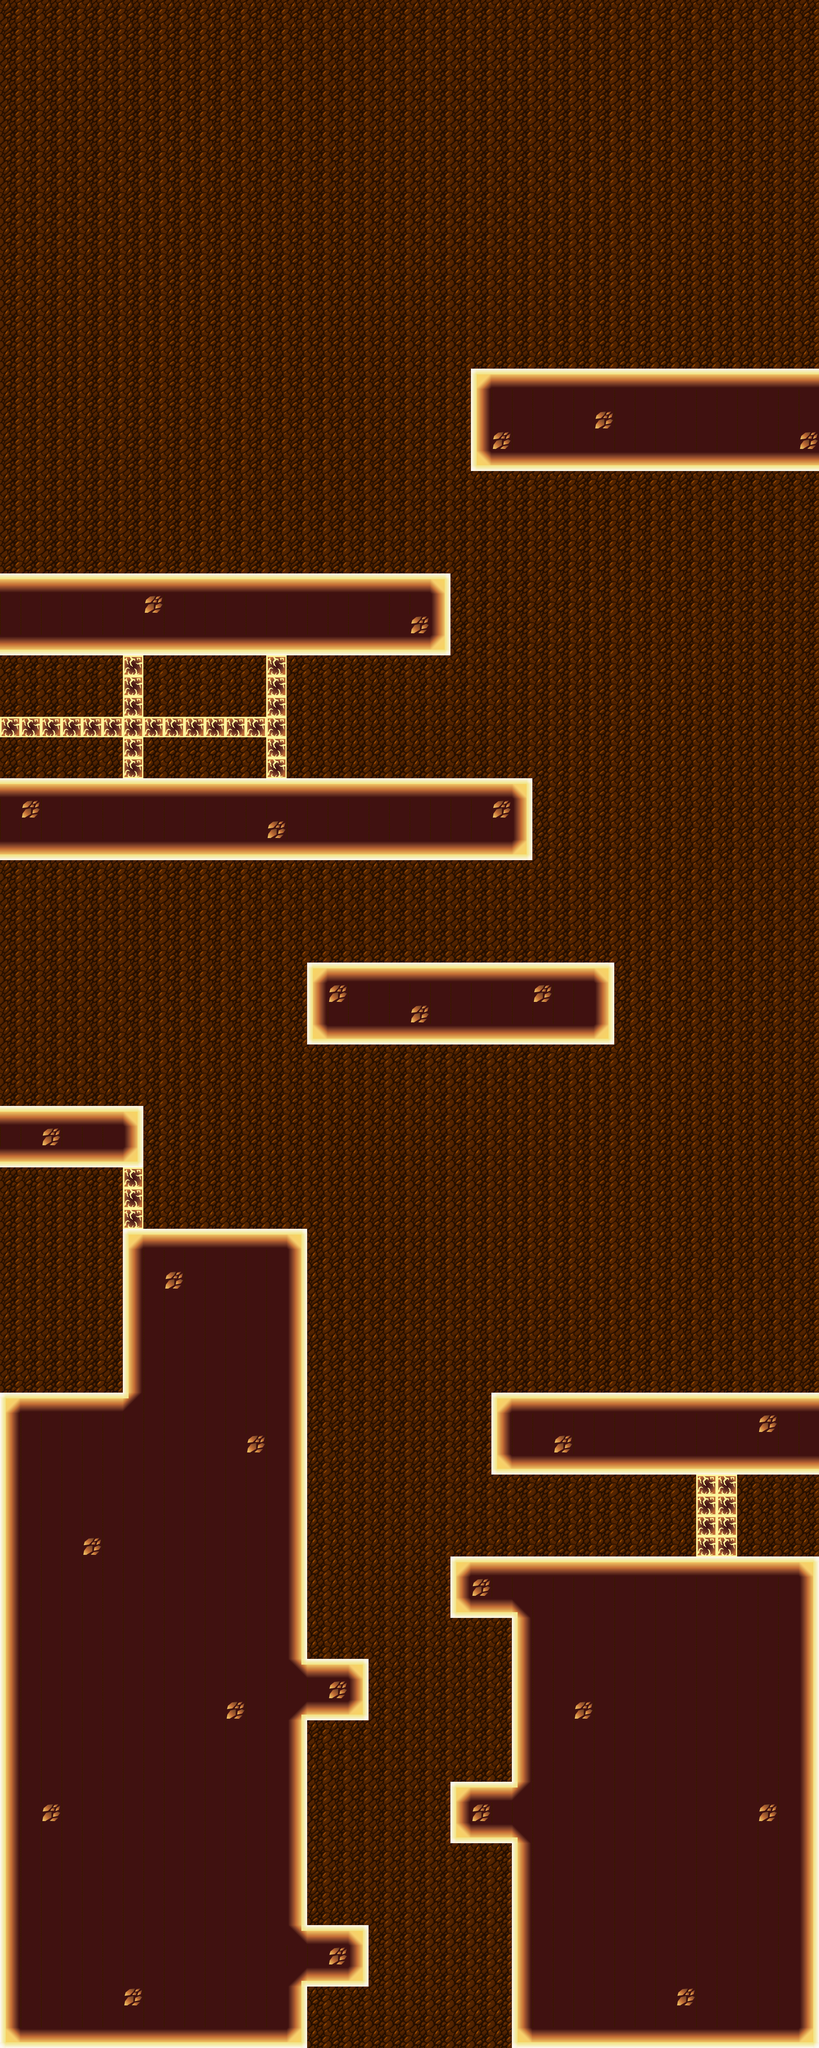

This is a level from a 2D game, rendered from its Tiled map with the project's own tilesets. A one-line summary and the map file follow, with tile-layer data summarised:
An orthogonal 40x100 tile map with 50x50 px tiles, 2 tile layers (background, tiles) and 13 objects (p1Spawn, key2Spawn, key1Spawn, key3Spawn, flyingEnemy3, ...).

<map version="1.5" tiledversion="1.6.0" orientation="orthogonal" renderorder="right-down" width="40" height="100" tilewidth="50" tileheight="50" infinite="0" nextlayerid="4" nextobjectid="14">
 <editorsettings>
  <export target="levelTwo.tmx.json" format="json" />
 </editorsettings>
 <tileset firstgid="1" name="levelTwoRocksheet" tilewidth="50" tileheight="50" tilecount="18" columns="3">
  <image source="levelTwoRocksheet.png" trans="fcf8f4" width="150" height="300" />
  <tile id="0">
   <properties>
    <property name="collides" type="bool" value="true" />
   </properties>
  </tile>
  <tile id="1">
   <properties>
    <property name="collides" type="bool" value="true" />
   </properties>
  </tile>
  <tile id="2">
   <properties>
    <property name="collides" type="bool" value="true" />
   </properties>
  </tile>
  <tile id="3">
   <properties>
    <property name="collides" type="bool" value="true" />
   </properties>
  </tile>
  <tile id="4">
   <properties>
    <property name="collides" type="bool" value="true" />
   </properties>
  </tile>
  <tile id="5">
   <properties>
    <property name="collides" type="bool" value="true" />
   </properties>
  </tile>
  <tile id="6">
   <properties>
    <property name="collides" type="bool" value="true" />
   </properties>
  </tile>
  <tile id="7">
   <properties>
    <property name="collides" type="bool" value="true" />
   </properties>
  </tile>
  <tile id="8">
   <properties>
    <property name="collides" type="bool" value="true" />
   </properties>
  </tile>
  <tile id="9">
   <properties>
    <property name="collides" type="bool" value="false" />
   </properties>
  </tile>
  <tile id="10">
   <properties>
    <property name="collides" type="bool" value="false" />
   </properties>
  </tile>
  <tile id="11">
   <properties>
    <property name="collides" type="bool" value="false" />
   </properties>
  </tile>
  <tile id="12">
   <properties>
    <property name="collides" type="bool" value="false" />
   </properties>
  </tile>
  <tile id="13">
   <properties>
    <property name="collides" type="bool" value="false" />
   </properties>
  </tile>
  <tile id="14">
   <properties>
    <property name="collides" type="bool" value="false" />
   </properties>
  </tile>
  <tile id="15">
   <properties>
    <property name="collides" type="bool" value="true" />
   </properties>
  </tile>
  <tile id="16">
   <properties>
    <property name="collides" type="bool" value="false" />
   </properties>
  </tile>
  <tile id="17">
   <properties>
    <property name="collides" type="bool" value="false" />
   </properties>
  </tile>
 </tileset>
 <layer id="1" name="background" width="40" height="100">
  <data>[4000 cells, 4000 non-empty, 1 distinct tile ids]</data>
 </layer>
 <layer id="2" name="tiles" width="40" height="100">
  <data>[4000 cells, 1406 non-empty, 16 distinct tile ids]</data>
 </layer>
 <objectgroup id="3" name="Spawn" offsetx="0" offsety="4.92694">
  <object id="1" name="p1Spawn" x="551.001" y="2805.78">
   <point />
  </object>
  <object id="2" name="key2Spawn" x="139.566" y="3336.2">
   <point />
  </object>
  <object id="3" name="key1Spawn" x="1896.76" y="3687.02">
   <point />
  </object>
  <object id="4" name="key3Spawn" x="131.178" y="1694.51">
   <point />
  </object>
  <object id="5" name="flyingEnemy3" x="511.405" y="1677.37">
   <point />
  </object>
  <object id="6" name="enemy3" x="135.597" y="1856.35">
   <point />
  </object>
  <object id="7" name="doorSpawn" x="1850.98" y="869.206">
   <point />
  </object>
  <object id="8" name="enemy2" x="513.342" y="1847.76">
   <point />
  </object>
  <object id="9" name="flyingEnemy2" x="155.881" y="2923.75">
   <point />
  </object>
  <object id="10" name="enemy1" x="1526.32" y="3740.9">
   <point />
  </object>
  <object id="11" name="flyingEnemy1" x="1369.36" y="2857.84">
   <point />
  </object>
  <object id="12" name="flyingEnemy4" x="1451.32" y="818.202">
   <point />
  </object>
  <object id="13" name="powerUp" x="1736.02" y="3202.07">
   <point />
  </object>
 </objectgroup>
</map>